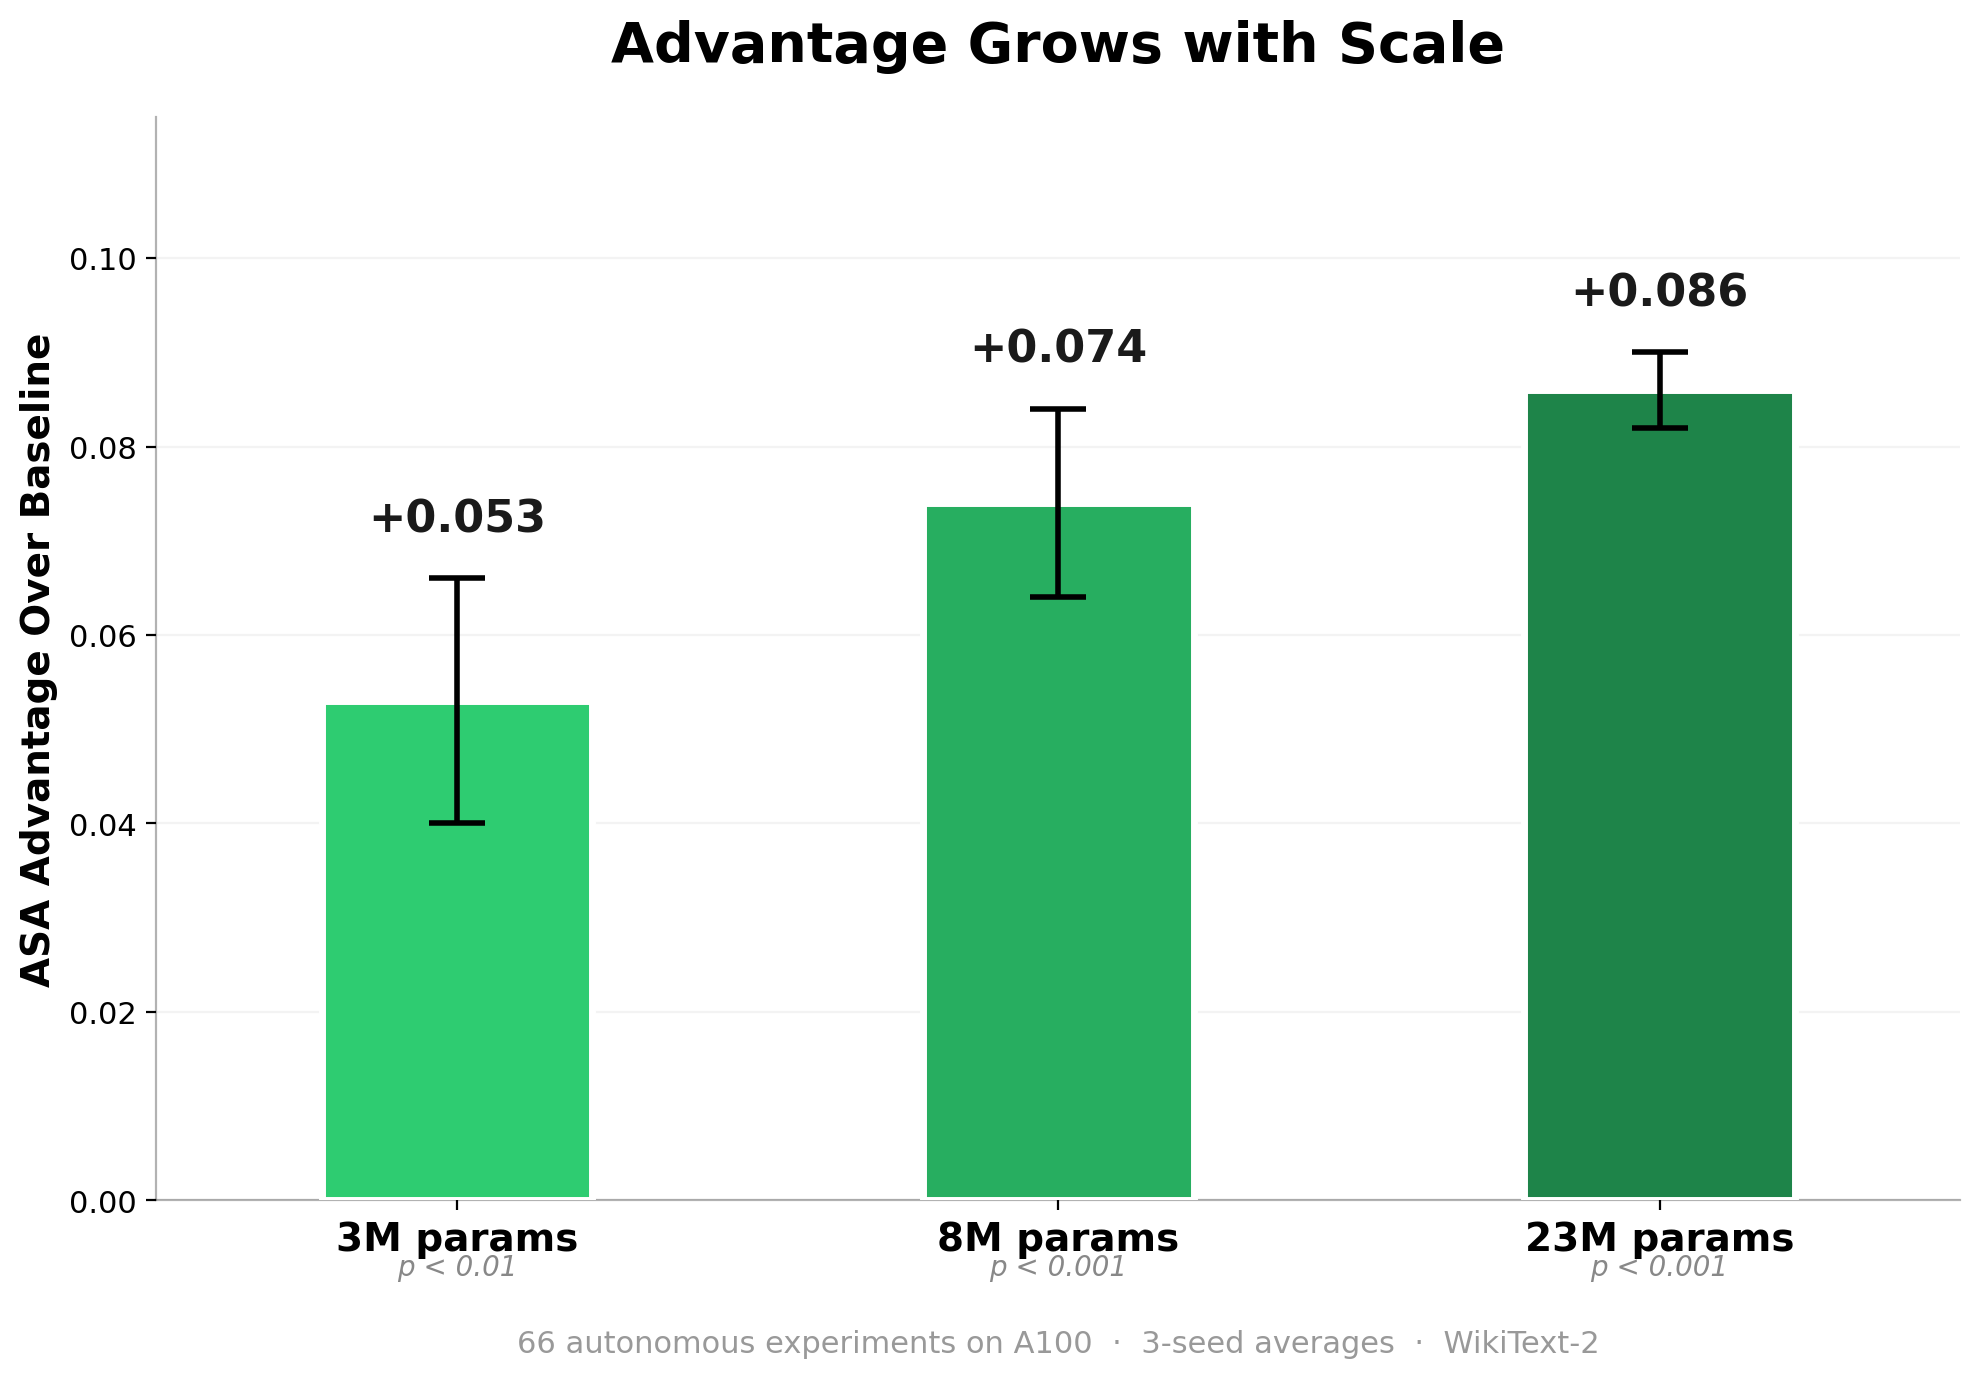

This figure's Python source:
"""Generate the ASA scaling chart — single panel, clean, impressive."""
import matplotlib.pyplot as plt
import matplotlib
import numpy as np
matplotlib.use('Agg')

# 3-seed averaged results from GPU autoresearch
models = ['3M params', '8M params', '23M params']
gaps = [0.053, 0.074, 0.086]
stds = [0.013, 0.010, 0.004]

fig, ax = plt.subplots(figsize=(10, 7))

x = np.arange(len(models))
colors = ['#2ecc71', '#27ae60', '#1e8449']

bars = ax.bar(x, gaps, yerr=stds, capsize=10, color=colors,
              edgecolor='white', linewidth=2.5, width=0.45, zorder=3,
              error_kw={'linewidth': 2, 'capthick': 2, 'color': '#333'})

ax.set_xticks(x)
ax.set_xticklabels(models, fontsize=14, fontweight='bold')
ax.set_ylabel('ASA Advantage Over Baseline', fontsize=14, fontweight='bold')
ax.set_title('Advantage Grows with Scale', fontsize=20, fontweight='bold', pad=20)

ax.grid(True, alpha=0.15, axis='y')
ax.set_ylim(0, 0.115)
ax.set_xlim(-0.5, 2.5)

# Clean up spines
ax.spines['top'].set_visible(False)
ax.spines['right'].set_visible(False)
ax.spines['left'].set_alpha(0.3)
ax.spines['bottom'].set_alpha(0.3)
ax.tick_params(axis='y', labelsize=11)

# Annotate bars with values
for i, (g, s) in enumerate(zip(gaps, stds)):
    ax.text(i, g + s + 0.004, f'+{g:.3f}',
            ha='center', va='bottom', fontsize=16, fontweight='bold', color='#1a1a1a')

# p-values below x labels
for i, p in enumerate(['p < 0.01', 'p < 0.001', 'p < 0.001']):
    ax.text(i, -0.008, p, ha='center', fontsize=10, color='#888', style='italic')

# Subtitle
ax.text(0.5, -0.14, '66 autonomous experiments on A100  ·  3-seed averages  ·  WikiText-2',
        transform=ax.transAxes, ha='center', fontsize=11, color='#999')

plt.tight_layout()
plt.savefig('scaling_chart.png', dpi=200, bbox_inches='tight',
            facecolor='white', edgecolor='none')
print("Saved scaling_chart.png")
